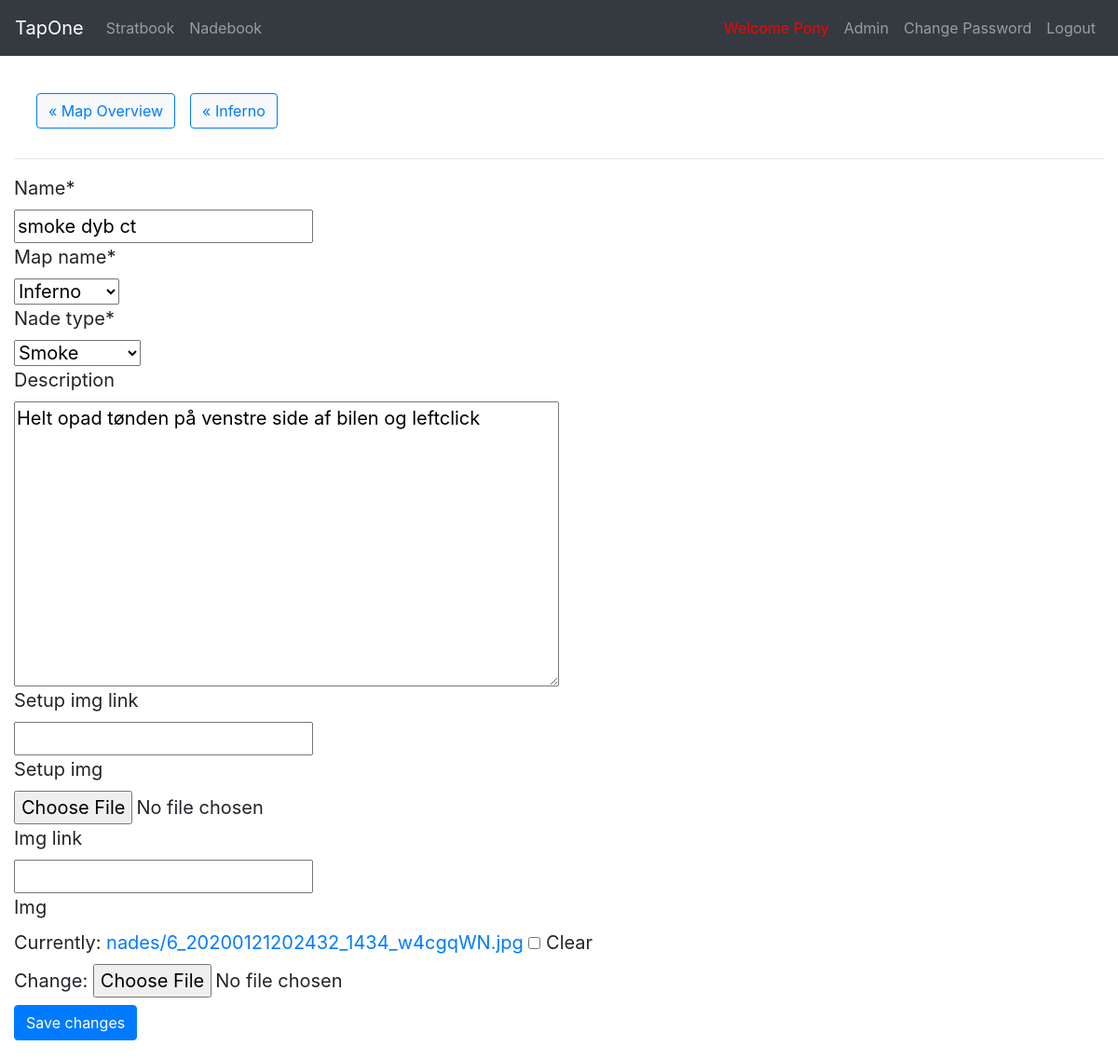
The page /stratbook/nade/13/edit (signed in) on the database its author committed.
### StratBook/models.py (models this page shows, shortened)
class Nade(models.Model):
    NADE_TYPE_CHOICES = [
        ('S', 'Smoke'),
        ('M', 'Molotov'),
        ('F', 'Flash'),
        ('H', 'HE Grenade')
    ]
    name = models.CharField(max_length=50)
    map_name = models.ForeignKey(Map, on_delete=models.SET_NULL, null=True)
    nade_type = models.CharField(max_length=1, choices=NADE_TYPE_CHOICES)
    description = models.TextField(blank=True)
    setup_img_link = models.URLField(blank=True)
    setup_img = models.ImageField(upload_to=nade_directory_path, blank=True, null=True)
    img_link = models.URLField(blank=True)
    img = models.ImageField(upload_to=nade_directory_path, blank=True, null=True)

class Map(models.Model):
    name = models.CharField(max_length=50)
    active_duty = models.BooleanField(default=True)
    img = models.ImageField(upload_to=map_directory_path, blank=True, null=True)
    def __str__(self):
        return self.name

### StratBook/views.py (the view, shortened to what this page needs)
# urls.py: path('nade/<int:pk>/edit', views.NadeUpdateView.as_view(), name="update_nade"),
@method_decorator(login_required, name='dispatch')
@method_decorator(permission_required('StratBook.change_nade', raise_exception=True), name ='dispatch')
class NadeUpdateView(generic.UpdateView):
    model = Nade
    template_name = 'StratBook/nade_edit.html'
    fields = ['name', 'map_name', 'nade_type', 'description',
        'setup_img_link', 'setup_img', 'img_link', 'img']

### StratBook/templates/StratBook/nade_edit.html (shortened to what this page needs)
{% extends "base.html" %}
{% load crispy_forms_tags %}
{% block content %}
  {% include 'StratBook/_mini_nav_nade.html' %}
  <hr>
  <form method="post" enctype="multipart/form-data">
    {{ form|crispy }}
    <button type="submit" class="btn btn-primary mt-2">Save changes</button>
  </form>
{% endblock %}

### templates/navbar.html (shortened to what this page needs)
<nav class="navbar navbar-expand-sm navbar-dark bg-dark">
  <a class="navbar-brand" href={% url 'index' %}>TapOne</a>
  <div class="collapse navbar-collapse" id="navbarsExample04">
    <ul class="navbar-nav mr-auto">
      <li class="nav-item">
        <a class="nav-link" href={% url 'StratBook:index' %}>Stratbook</a>
      </li>
      <li class="nav-item">
              <a class="nav-link" href={% url 'StratBook:nadebook' %}>Nadebook</a>
      </li>
    </ul>
    <ul class="navbar-nav ml-auto">
        {% if user.is_authenticated %}
          <li class="nav-item">
            <div class="welcomer"> Welcome {{user.username}}</div>
          </li>
          {% if perms.AdminPage.view_admin %}
            <li class="nav-item">
              <a class="nav-link" href={% url 'AdminPage:index' %}>Admin</a>
            </li>
          {% endif %}
          <li class="nav-item">
            <a class="nav-link" href={% url 'password_change' %}>Change Password</a>
          </li>
          <li class="nav-item">
            <a class="nav-link" href={% url 'logout' %}>Logout</a>
          </li>
        {% endif %}
    </ul>
  </div>
</nav>

### StratBook/templates/StratBook/_mini_nav_nade.html (shortened to what this page needs)
<nav class="navbar navbar-expand-sm">
  <ul class="navbar-nav mr-auto">
    <li class="nav-link">
            <a class="btn btn-outline-primary btn-light"
                    href={% url 'StratBook:nadebook' %}>&laquo Map Overview</a>
    </li>
    {% if nade %}
    <li class="nav-link">
      <a class="btn btn-outline-primary btn-light"
              href={% url 'StratBook:nadeMap' nade.map_name.id %}>&laquo; {{nade.map_name.name}}
    </li>
    {% endif %}
  </ul>
</nav>

### TapOne/static/TapOne/css/style.css (style rules this page uses)
html { scroll-behavior: smooth; }
nav.bg-dark { padding-top: 10px; padding-bottom: 10px; }
.welcomer { padding: 8px; font-size: 1rem; color: red; }
textarea { width: 50%; }

### rows shown on the page
Nade: map_name.name "Inferno", name "smoke dyb ct", map_name "Inferno", nade_type "Smoke", description "Helt opad tønden på venstre side af bilen og leftclick"

### other values the page prints
{{ user.username }} "Pony"
